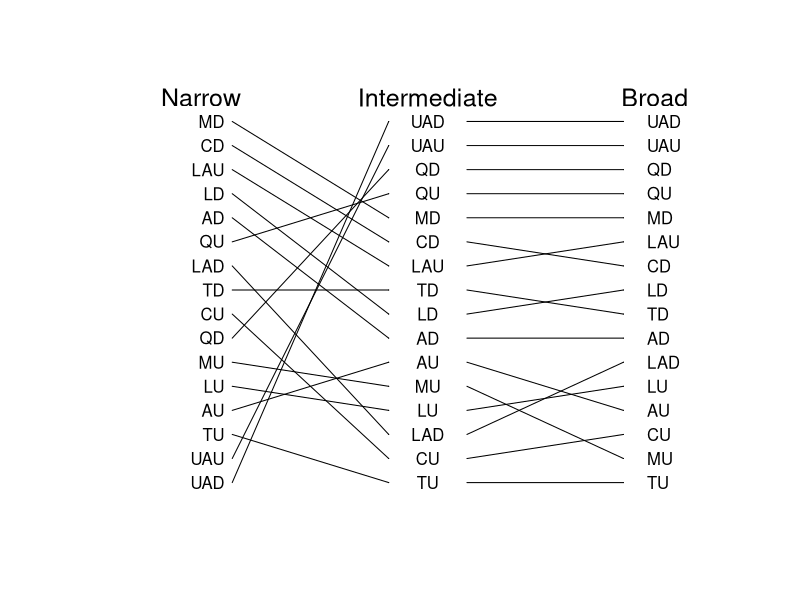

Reproduce this figure in R.
## ---- chunk 1
###Making a plot of how high pressure predation sites are when measured in 
#different levels of predation ABUNDANCE

setwd("C:\\Users\\faj\\Documents\\OneDrive for Business\\research\\bioTIME\\users\\Faith\\TriniFishPredation")

library(dplyr)
library(tidyr)
library(ggplot2)
library(lme4)
library(Cairo)
library(RColorBrewer) 


#preparing data 

fishDataAll <- read.csv("Fish data June 2017.csv")
head(fishDataAll)

siteCodes <- read.csv("siteCodes.csv")

selectMonths <- c("07", "08")# i am selecting out these months because then i can use the last timepoint 

group12 <- c("Hoplias malabaricus", "Crenicichla frenata", "Gymnotus carapo", "Anablepsoides hartii",
			"Cichlasoma taenia", "Cichlasoma taenia", "Corynopoma riisei", "Roeboides dientonito", 
			"Agonostomus monticola", "Rhamdia quelen", "andinoacara pulcher", "Hemigrammus unilineatus", "Rivulus hartii")



#select data from only the July and Auguest, and remove first year 
SelectData <- fishDataAll %>% 
	separate(date, c("Day", "Month", "Year"), sep = "/") %>%
	filter(Year != 2010) %>%
	filter(Month %in% selectMonths)

fishData <- data.frame(SelectData)

fishData$AbundanceAll <- fishData$numbercaught + fishData$numberseen

#calculating percentage biomass so i can incude years with 0 abundance

fishData$TotBiomass <- (fishData$numbercaught + fishData$numberseen)* fishData$weight
TotBioSite<- fishData %>% 
	group_by(site, Year) %>%
	summarise(BiomasSiteSum = sum(TotBiomass, na.rm=TRUE))
siteBiomass <- data.frame(TotBioSite)


#Narrow Predation data
#-------------------------
predatorsAbN <- fishData %>% 
	filter(species == "Hoplias malabaricus" | species == "Crenicichla frenata")  %>%
	group_by(site, Year) %>%
	summarise(AbundanceSum = sum(AbundanceAll))

predatorsAb <- data.frame(predatorsAbN)
predatorsAb$Year <- as.numeric(predatorsAb$Year)

#add the total site biomass data, just to i can identify sites with no predators 
FishDataTotAb <- merge(siteBiomass, predatorsAb, by = c("site" ,"Year"),all=TRUE) # this makes sure i 
#know what years had no predators recoreded in 
FishDataTotAb$AbundanceSum[is.na(FishDataTotAb$AbundanceSum)] <- 0

Narrow <- aggregate(FishDataTotAb$AbundanceSum, list(FishDataTotAb$site), mean, na.rm=TRUE)

orderNarrow <- Narrow[order(Narrow$x),]
head(orderNarrow)

orderNarrow$predOrderN <- c(1:nrow(orderNarrow))

#Middle predation 
#------------------------------

#there are no fsih of species Anablepsoides hartii

#sum abundance per site and year
predatorsAbM <- fishData %>% 
	filter(species == "Hoplias malabaricus" | species == "Crenicichla frenata" | 
		species == "Gymnotus carapo" | species == "Rivulus hartii")  %>%
	group_by(site, Year) %>%
	summarise(AbundanceSum = sum(AbundanceAll))

predatorsAbMl <- data.frame(predatorsAbM)

predatorsAbMl$Year <- as.numeric(predatorsAbMl$Year)

#add the total site biomass data, just to i can identify sites with no predators 
FishDataTotAbM <- merge(siteBiomass, predatorsAbMl, by = c("site" ,"Year"),all=TRUE) # this makes sure i 
#know what years had no predators recoreded in 
FishDataTotAbM$AbundanceSum[is.na(FishDataTotAbM$AbundanceSum)] <- 0

Middle <- aggregate(FishDataTotAbM$AbundanceSum, list(FishDataTotAbM$site), mean, na.rm=TRUE)

orderMiddle<- Middle[order(Middle$x),]
head(orderMiddle)

orderMiddle$predOrderM <- c(1:nrow(orderMiddle))

#Wide predation 
#------------------------------

#there are no fsih of species Anablepsoides hartii

#sum abundance per site and year
predatorsAbW <- fishData %>% 
	filter(species %in% group12) %>%
	group_by(site, Year) %>%
	summarise(AbundanceSum = sum(AbundanceAll))

predatorsAbWd <- data.frame(predatorsAbW)
predatorsAbWd$Year <- as.numeric(predatorsAbWd$Year)

#add the total site biomass data, just to i can identify sites with no predators 
FishDataTotAbW <- merge(siteBiomass, predatorsAbWd, by = c("site" ,"Year"),all=TRUE) # this makes sure i 
#know what years had no predators recoreded in 
FishDataTotAbW$AbundanceSum[is.na(FishDataTotAbW$AbundanceSum)] <- 0

Wide <- aggregate(FishDataTotAbW$AbundanceSum, list(FishDataTotAbW$site), mean, na.rm=TRUE)

orderWide <- Wide[order(Wide$x),]
head(orderWide)

orderWide$predOrderW <- c(1:nrow(orderWide))


##merge all data 
#-----------------------------

orderNM <- merge(orderNarrow, orderMiddle, by = "Group.1")
orderNMWc <- merge(orderNM, orderWide, by = "Group.1")
orderNMW <- merge(orderNMWc, siteCodes, by.x = "Group.1", by.y = "siteNames")

## ---- chunk 2
Cairo(file="C:\\Users\\faj\\Documents\\OneDrive for Business\\research\\bioTIME\\users\\Faith\\TriniFishPredation\\Adundance_tangle.png",
      type="png",
      units="in", 
      width=9,
      height=6,
      pointsize=12,
      dpi=100)


plotSetup <- data.frame(cbind(c(1:17),c(20:100))) # data to plot onto emptyp plot
plot(x = plotSetup$X2, y = plotSetup$X1, col="white", axes=FALSE , ylab = " ", xlab = "  ", type = "n")

#plot arrows
arrows(x0 = 36, y0 = orderNMW$predOrderN, x1 = 56, y1 = orderNMW$predOrderM, length = 0.001)
arrows(x0 = 66, y0 = orderNMW$predOrderM, x1 = 86, y1 = orderNMW$predOrderW, length = 0.001)


#plotting text 
text(x = 35, y = orderNMW$predOrderN, labels = orderNMW$codes, adj = c(1,NA))
text(x = 61, y = orderNMW$predOrderM, labels = orderNMW$codes)
text(x = 89, y = orderNMW$predOrderW, labels = orderNMW$codes, adj = c(0,NA))

text(x = 32, y = 17, labels = "Narrow", cex = 1.5)
text(x = 61, y = 17, labels = "Intermediate", cex = 1.5)
text(x = 90, y = 17, labels = "Broad", cex = 1.5)

dev.off()

## ---- chunk 3
rownames(orderNMW) <- orderNMW$Group.1
corOrderNMW <- orderNMW[,c(2, 4, 6)] 
names(corOrderNMW ) <- c("Narrow", "Middle", "Wide")
cor(corOrderNMW, method="spearman")
cor.test(corOrderNMW$Narrow, corOrderNMW$Middle, method="spearman")
cor.test(corOrderNMW$Narrow, corOrderNMW$Wide, method="spearman")
cor.test(corOrderNMW$Wide, corOrderNMW$Middle, method="spearman")
